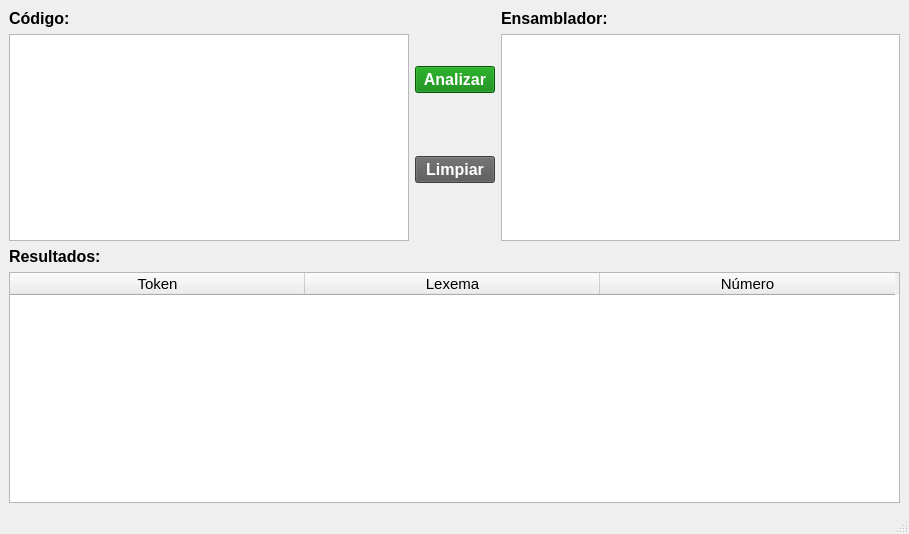
<?xml version="1.0" encoding="UTF-8"?>
<ui version="4.0">
 <class>MainWindow</class>
 <widget class="QMainWindow" name="MainWindow">
  <property name="geometry">
   <rect>
    <x>0</x>
    <y>0</y>
    <width>909</width>
    <height>534</height>
   </rect>
  </property>
  <property name="maximumSize">
   <size>
    <width>909</width>
    <height>534</height>
   </size>
  </property>
  <property name="windowTitle">
   <string>Analizador Léxico</string>
  </property>
  <widget class="QWidget" name="centralwidget">
   <layout class="QGridLayout" name="gridLayout">
    <item row="0" column="0">
     <layout class="QVBoxLayout" name="verticalLayout">
      <item>
       <widget class="QLabel" name="codeTextLB">
        <property name="font">
         <font>
          <pointsize>12</pointsize>
          <weight>75</weight>
          <bold>true</bold>
         </font>
        </property>
        <property name="text">
         <string>Código:</string>
        </property>
       </widget>
      </item>
      <item>
       <widget class="QTextEdit" name="codeTextEdit">
        <property name="font">
         <font>
          <family>JetBrains Mono</family>
          <pointsize>12</pointsize>
          <weight>75</weight>
          <bold>true</bold>
         </font>
        </property>
       </widget>
      </item>
     </layout>
    </item>
    <item row="0" column="1">
     <layout class="QVBoxLayout" name="verticalLayout_3">
      <item>
       <widget class="QPushButton" name="analyzePB">
        <property name="font">
         <font>
          <pointsize>12</pointsize>
          <weight>75</weight>
          <bold>true</bold>
         </font>
        </property>
        <property name="styleSheet">
         <string notr="true">background-color: green;
color: white;</string>
        </property>
        <property name="text">
         <string>Analizar</string>
        </property>
       </widget>
      </item>
      <item>
       <widget class="QPushButton" name="clearPB">
        <property name="font">
         <font>
          <pointsize>12</pointsize>
          <weight>75</weight>
          <bold>true</bold>
         </font>
        </property>
        <property name="styleSheet">
         <string notr="true">background-color: rgb(87, 85, 85);
color: white;</string>
        </property>
        <property name="text">
         <string>Limpiar</string>
        </property>
       </widget>
      </item>
     </layout>
    </item>
    <item row="0" column="2">
     <layout class="QVBoxLayout" name="verticalLayout_2">
      <item>
       <widget class="QLabel" name="assemblyLB">
        <property name="font">
         <font>
          <pointsize>12</pointsize>
          <weight>75</weight>
          <bold>true</bold>
         </font>
        </property>
        <property name="text">
         <string>Ensamblador:</string>
        </property>
       </widget>
      </item>
      <item>
       <widget class="QTextEdit" name="assemblyTextEdit">
        <property name="font">
         <font>
          <family>JetBrains Mono</family>
          <pointsize>12</pointsize>
          <weight>75</weight>
          <bold>true</bold>
         </font>
        </property>
        <property name="readOnly">
         <bool>true</bool>
        </property>
       </widget>
      </item>
     </layout>
    </item>
    <item row="1" column="0">
     <widget class="QLabel" name="resultsLB">
      <property name="font">
       <font>
        <pointsize>12</pointsize>
        <weight>75</weight>
        <bold>true</bold>
       </font>
      </property>
      <property name="text">
       <string>Resultados:</string>
      </property>
     </widget>
    </item>
    <item row="2" column="0" colspan="3">
     <widget class="QTableWidget" name="resultsTB">
      <property name="font">
       <font>
        <pointsize>11</pointsize>
       </font>
      </property>
      <property name="editTriggers">
       <set>QAbstractItemView::NoEditTriggers</set>
      </property>
      <property name="alternatingRowColors">
       <bool>true</bool>
      </property>
      <property name="wordWrap">
       <bool>true</bool>
      </property>
      <attribute name="horizontalHeaderMinimumSectionSize">
       <number>57</number>
      </attribute>
      <attribute name="horizontalHeaderDefaultSectionSize">
       <number>295</number>
      </attribute>
      <attribute name="horizontalHeaderShowSortIndicator" stdset="0">
       <bool>false</bool>
      </attribute>
      <attribute name="horizontalHeaderStretchLastSection">
       <bool>false</bool>
      </attribute>
      <attribute name="verticalHeaderStretchLastSection">
       <bool>false</bool>
      </attribute>
      <column>
       <property name="text">
        <string>Token</string>
       </property>
      </column>
      <column>
       <property name="text">
        <string>Lexema</string>
       </property>
      </column>
      <column>
       <property name="text">
        <string>Número</string>
       </property>
      </column>
     </widget>
    </item>
   </layout>
  </widget>
  <widget class="QMenuBar" name="menubar">
   <property name="geometry">
    <rect>
     <x>0</x>
     <y>0</y>
     <width>909</width>
     <height>22</height>
    </rect>
   </property>
  </widget>
  <widget class="QStatusBar" name="statusbar"/>
 </widget>
 <resources/>
 <connections/>
</ui>
